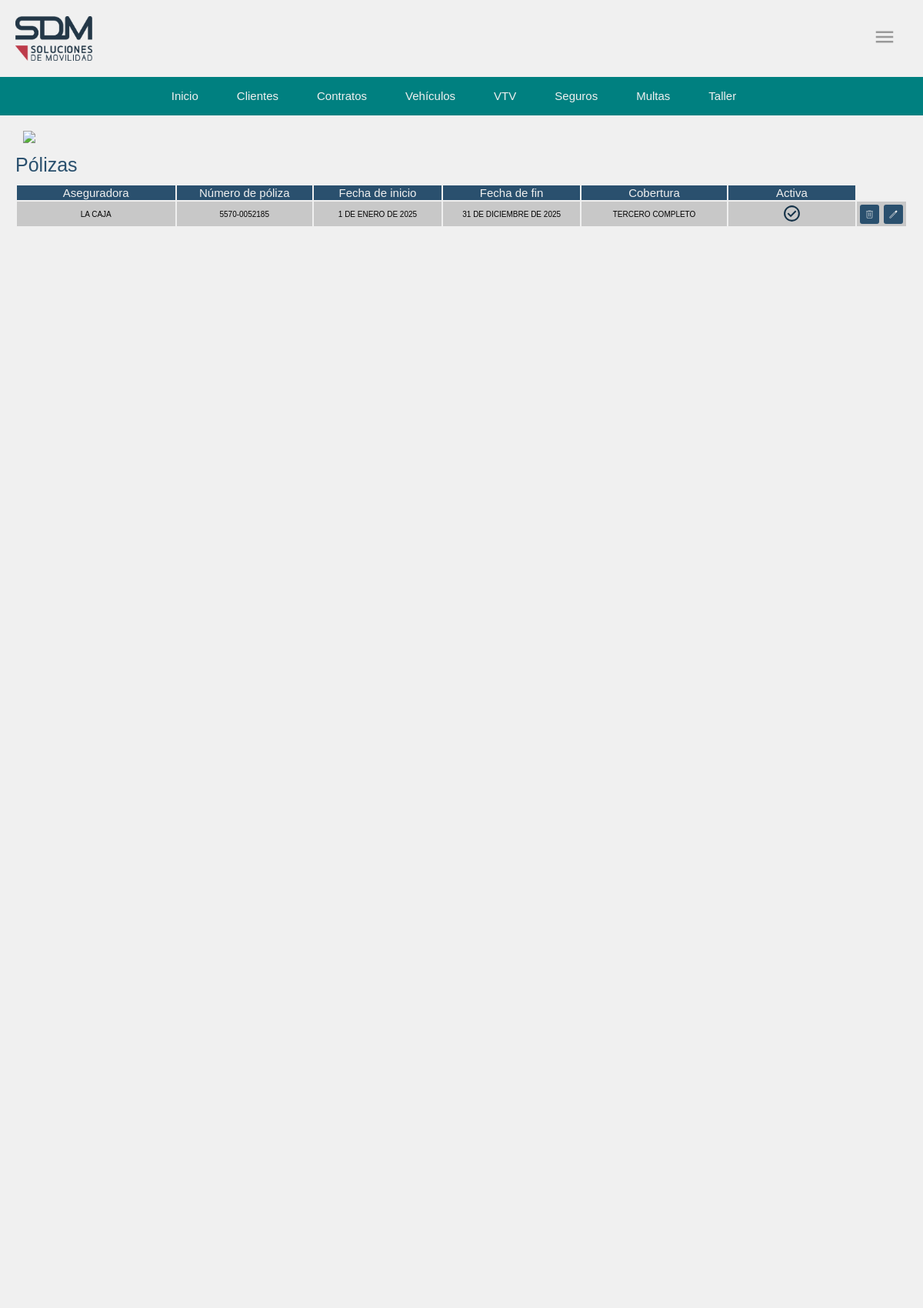
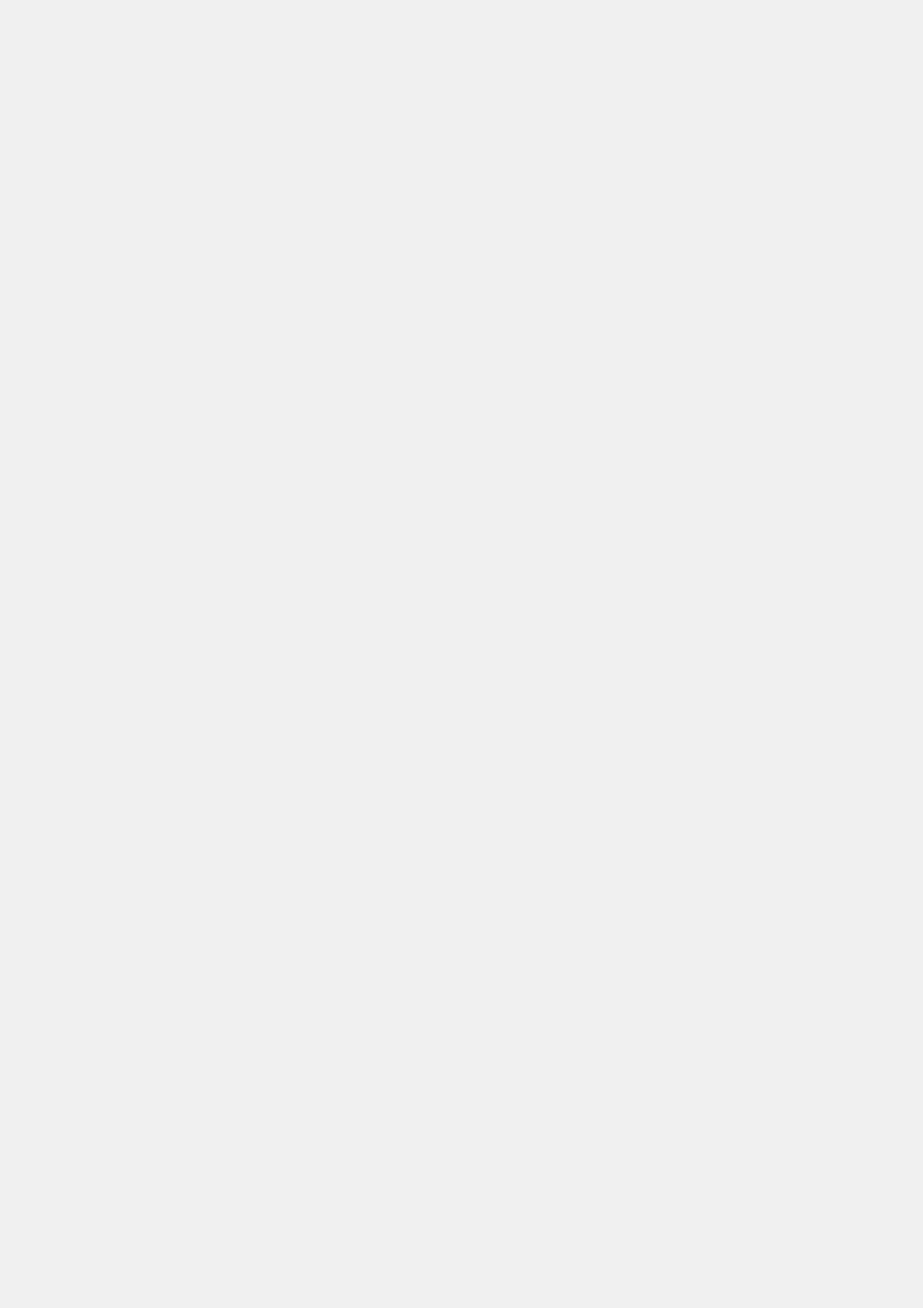
The page /operacion/seguros/poliza (signed in, upper part) on the database its author committed (2 pictures, top to bottom).
### operacion/models.py (models this page shows, shortened)
class PolizaSeguro(models.Model):
    aseguradora = models.ForeignKey(
        Aseguradora,
        on_delete=models.CASCADE,
        verbose_name="Aseguradora",
        related_name='polizas'
    )
    numero_poliza = models.CharField(max_length=50, verbose_name="Nº de póliza")
    fecha_inicio = models.DateField(verbose_name="Fecha de inicio de la póliza")
    fecha_fin = models.DateField(verbose_name="Fecha de vencimiento de la póliza")
    cobertura = models.ForeignKey(Coberturas, on_delete=models.RESTRICT, verbose_name="Cobertura de la póliza")
    activa = models.BooleanField(default=True, verbose_name="¿Póliza activa?")
    class Meta:
        verbose_name = "Póliza de seguro"
        verbose_name_plural = "Pólizas de seguro"

class Aseguradora(models.Model):
    nombre = models.CharField(max_length=100, verbose_name="Nombre de la aseguradora")
    telefono = models.CharField(max_length=20, verbose_name="Teléfono de contacto")
    email = models.EmailField(verbose_name="Correo electrónico")
    sitio_web = models.URLField(verbose_name="Sitio web", blank=True, null=True)
    direccion = models.CharField(max_length=150, verbose_name="Dirección de la aseguradora", blank=True, null=True)
    def __str__(self):
        return self.nombre
    class Meta:
        verbose_name = "Aseguradora"
        verbose_name_plural = "Aseguradoras"

class Coberturas(models.Model):
    tipo = models.CharField(max_length=50)
    def __str__(self):
        return f"{self.tipo}"
    class Meta:
        verbose_name_plural = "Coberturas"

### operacion/views.py (the view)
# urls.py: path('seguros/poliza', listado_poliza, name='listado_poliza'),
@login_required
def listado_poliza(request):
    poliza = PolizaSeguro.objects.all()
    return render(request, 'seguros/polizas/Poliza_list.html', {'polizas': poliza})

### operacion/templates/seguros/polizas/Poliza_list.html (shortened to what this page needs)
{% load static %}
<!DOCTYPE html>
<html lang="en">
<head>
    <link rel="stylesheet" type="text/css" href="{% static 'style.css' %}">
</head>
<body class="app">
    <div class="head">
        {% include 'cabecera.html' %}
        {% include 'bnav.html' %}
    </div>
    <a href="{% url 'home' %}" class="btn-atras"><img src="{% static 'operacion/img/atras.svg' %}"></a>
    <h1>Pólizas</h1>
    <table>
            <tr>
                <th scope="col">Aseguradora</th>
                <th scope="col">Número de póliza</th>
                <th scope="col">Fecha de inicio</th>
                <th scope="col">Fecha de fin</th>
                <th scope="col">Cobertura</th>
                <th scope="col">Activa</th>
            </tr>
            {% for poliza in polizas  %}
            <tr>
                <td>{{ poliza.aseguradora }}</td>
                <td>{{ poliza.numero_poliza }}</td>
                <td>{{ poliza.fecha_inicio }}</td>
                <td>{{ poliza.fecha_fin }}</td>
                <td>{{ poliza.cobertura }}</td>
                <td>
                    {% if poliza.activa %}
                        <img src="{% static 'operacion/img/check.svg' %}" alt="Habilitada">
                    {% else %}
                        <img src="{% static 'operacion/img/cancel.svg' %}" alt="No Habilitada">
                    {% endif %}
                </td>
                <td class="acciones">
                    {% if poliza.id %}
                    <form method="post" action="{% url 'eliminar_poliza' poliza.id %}">
                        <button type="submit" class="btn"><img src="{% static 'operacion/img/eliminar_blanco.svg' %}" alt=""></button>
                    </form>
                    <form method="get" action="{% url 'editar_poliza' poliza.id %}">
                        <button type="submit" class="btn"><img src="{% static 'operacion/img/editar_blanco.svg' %}" alt=""></button>
                    </form>
                    {% else %}
                    <p>ID no válido</p>
                    {% endif %}
                </td>
            </tr>
            {% endfor %}
    </table>
</body>
</html>

### operacion/static/style.css (style rules this page uses)
body { margin: 0; padding: 0; }
:root { --background: rgb(240,240,240); --foreground: rgb(42, 80, 110); }
.head { position: sticky; top: 0; z-index: 99; }
.app { width: 100vw; height: 1000vh; background-color: var(--background); margin: 0; padding: 0; }
h1 { color:var(--foreground); font-family: Verdana, Geneva, Tahoma, sans-serif; font-weight: lighter; font-size: 25px; margin: 10px 20px; }
th { width: 100vw; font-size: 15px; color: rgb(240, 240, 240); font-weight: lighter; font-family: Verdana, Geneva, Tahoma, sans-serif; background-color:rgb(42, 80, 110); border: none; }

### operacion/static/style_cabecera.css (style rules this page uses)
body { margin: 0; padding: 0; }

### operacion/static/style_bnav.css (style rules this page uses)
body { margin: 0; padding: 0; }

### rows shown on the page
PolizaSeguro: aseguradora "LA CAJA", numero_poliza "5570-0052185", fecha_inicio "1 DE ENERO DE 2025", fecha_fin "31 DE DICIEMBRE DE 2025", cobertura "TERCERO COMPLETO", activa True (drawn)
